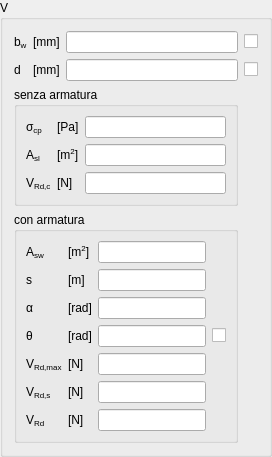
               <widget class="QGroupBox" name="VULSGroupBox">
                <property name="title">
                 <string>V</string>
                </property>
                <layout class="QGridLayout" name="gridLayout_19">
                 <item row="0" column="0">
                  <widget class="QLabelRichName" name="bVULSLabel">
                   <property name="text">
                    <string>&lt;html&gt;&lt;head/&gt;&lt;body&gt;&lt;p&gt;b&lt;span style=&quot; vertical-align:sub;&quot;&gt;w&lt;/span&gt;&lt;/p&gt;&lt;/body&gt;&lt;/html&gt;</string>
                   </property>
                  </widget>
                 </item>
                 <item row="0" column="2">
                  <widget class="QLineEditValue" name="bVULSLEdit"/>
                 </item>
                 <item row="0" column="1">
                  <widget class="QLabelUnitMeasure" name="bVULSUMLabel">
                   <property name="text">
                    <string>[mm]</string>
                   </property>
                  </widget>
                 </item>
                 <item row="1" column="0">
                  <widget class="QLabelRichName" name="dVULSLabel">
                   <property name="text">
                    <string>d</string>
                   </property>
                  </widget>
                 </item>
                 <item row="1" column="1">
                  <widget class="QLabelUnitMeasure" name="dVULSUMLabel">
                   <property name="text">
                    <string>[mm]</string>
                   </property>
                  </widget>
                 </item>
                 <item row="1" column="2">
                  <widget class="QLineEditValue" name="dVULSLEdit"/>
                 </item>
                 <item row="2" column="0" colspan="3">
                  <widget class="QGroupBox" name="WNoSteelWGroupBox">
                   <property name="title">
                    <string>senza armatura</string>
                   </property>
                   <layout class="QGridLayout" name="gridLayout_18">
                    <item row="2" column="0">
                     <widget class="QLabelRichName" name="ASLNoSteelVULSLabel">
                      <property name="text">
                       <string>&lt;html&gt;&lt;head/&gt;&lt;body&gt;&lt;p&gt;A&lt;span style=&quot; vertical-align:sub;&quot;&gt;sl&lt;/span&gt;&lt;/p&gt;&lt;/body&gt;&lt;/html&gt;</string>
                      </property>
                     </widget>
                    </item>
                    <item row="2" column="1">
                     <widget class="QLabelUnitMeasure" name="ASLNoSteelVULSUMLabel">
                      <property name="text">
                       <string>&lt;html&gt;&lt;head/&gt;&lt;body&gt;&lt;p&gt;[m&lt;span style=&quot; vertical-align:super;&quot;&gt;2&lt;/span&gt;]&lt;/p&gt;&lt;/body&gt;&lt;/html&gt;</string>
                      </property>
                     </widget>
                    </item>
                    <item row="3" column="0">
                     <widget class="QLabelRichName" name="VRdNoSteelVULSLabel">
                      <property name="text">
                       <string>&lt;html&gt;&lt;head/&gt;&lt;body&gt;&lt;p&gt;V&lt;span style=&quot; vertical-align:sub;&quot;&gt;Rd,c&lt;/span&gt;&lt;/p&gt;&lt;/body&gt;&lt;/html&gt;</string>
                      </property>
                     </widget>
                    </item>
                    <item row="3" column="1">
                     <widget class="QLabelUnitMeasure" name="VRdNoSteelVULSUMLabel">
                      <property name="text">
                       <string>[N]</string>
                      </property>
                     </widget>
                    </item>
                    <item row="3" column="2">
                     <widget class="QLineEditValue" name="VRdNoSteelVULSLEdit"/>
                    </item>
                    <item row="2" column="2">
                     <widget class="QLineEditValue" name="ASLNoSteelVULSLEdit"/>
                    </item>
                    <item row="0" column="0">
                     <widget class="QLabelRichName" name="sigmaCPNoSteelVULSLabel">
                      <property name="text">
                       <string>&lt;html&gt;&lt;head/&gt;&lt;body&gt;&lt;p&gt;σ&lt;span style=&quot; vertical-align:sub;&quot;&gt;cp&lt;/span&gt;&lt;/p&gt;&lt;/body&gt;&lt;/html&gt;</string>
                      </property>
                     </widget>
                    </item>
                    <item row="0" column="1">
                     <widget class="QLabelUnitMeasure" name="sigmaCPNoSteelVULSUMLabel">
                      <property name="text">
                       <string>&lt;html&gt;&lt;head/&gt;&lt;body&gt;&lt;p&gt;[Pa]&lt;/p&gt;&lt;/body&gt;&lt;/html&gt;</string>
                      </property>
                     </widget>
                    </item>
                    <item row="0" column="2">
                     <widget class="QLineEditValue" name="sigmaCPNoSteelVULSLEdit"/>
                    </item>
                   </layout>
                  </widget>
                 </item>
                 <item row="3" column="0" colspan="3">
                  <widget class="QGroupBox" name="WSteelWGroupBox">
                   <property name="title">
                    <string>con armatura</string>
                   </property>
                   <layout class="QGridLayout" name="gridLayout_20">
                    <item row="5" column="0">
                     <widget class="QLabelRichName" name="VRdSteelSteelVULSLabel">
                      <property name="text">
                       <string>&lt;html&gt;&lt;head/&gt;&lt;body&gt;&lt;p&gt;V&lt;span style=&quot; vertical-align:sub;&quot;&gt;Rd,s&lt;/span&gt;&lt;/p&gt;&lt;/body&gt;&lt;/html&gt;</string>
                      </property>
                     </widget>
                    </item>
                    <item row="6" column="2">
                     <widget class="QLineEditValue" name="VRdSteelVULSLEdit"/>
                    </item>
                    <item row="0" column="2">
                     <widget class="QLineEditValue" name="ASWSteelVULSLEdit"/>
                    </item>
                    <item row="6" column="0">
                     <widget class="QLabelRichName" name="VRdSteelVULSLabel">
                      <property name="text">
                       <string>&lt;html&gt;&lt;head/&gt;&lt;body&gt;&lt;p&gt;V&lt;span style=&quot; vertical-align:sub;&quot;&gt;Rd&lt;/span&gt;&lt;/p&gt;&lt;/body&gt;&lt;/html&gt;</string>
                      </property>
                     </widget>
                    </item>
                    <item row="1" column="1">
                     <widget class="QLabelUnitMeasure" name="sSteelVULSUMLabel">
                      <property name="text">
                       <string>&lt;html&gt;&lt;head/&gt;&lt;body&gt;&lt;p&gt;[m]&lt;/p&gt;&lt;/body&gt;&lt;/html&gt;</string>
                      </property>
                     </widget>
                    </item>
                    <item row="1" column="2">
                     <widget class="QLineEditValue" name="sSteelVULSLEdit"/>
                    </item>
                    <item row="3" column="1">
                     <widget class="QLabelUnitMeasure" name="thetaVULSUMLabel">
                      <property name="text">
                       <string>&lt;html&gt;&lt;head/&gt;&lt;body&gt;&lt;p&gt;[rad]&lt;/p&gt;&lt;/body&gt;&lt;/html&gt;</string>
                      </property>
                     </widget>
                    </item>
                    <item row="3" column="2">
                     <widget class="QLineEditValue" name="thetaVULSLEdit"/>
                    </item>
                    <item row="3" column="0">
                     <widget class="QLabelRichName" name="thetaVULSLabel">
                      <property name="text">
                       <string>&lt;html&gt;&lt;head/&gt;&lt;body&gt;&lt;p&gt;θ&lt;/p&gt;&lt;/body&gt;&lt;/html&gt;</string>
                      </property>
                     </widget>
                    </item>
                    <item row="3" column="3">
                     <widget class="QCheckBoxReadOnly" name="thetaVULSCheckBox">
                      <property name="text">
                       <string/>
                      </property>
                     </widget>
                    </item>
                    <item row="1" column="0">
                     <widget class="QLabelRichName" name="sSteelVULSLabel">
                      <property name="text">
                       <string>&lt;html&gt;&lt;head/&gt;&lt;body&gt;&lt;p&gt;s&lt;/p&gt;&lt;/body&gt;&lt;/html&gt;</string>
                      </property>
                     </widget>
                    </item>
                    <item row="0" column="0">
                     <widget class="QLabelRichName" name="ASWSteelVULSLabel">
                      <property name="text">
                       <string>&lt;html&gt;&lt;head/&gt;&lt;body&gt;&lt;p&gt;A&lt;span style=&quot; vertical-align:sub;&quot;&gt;sw&lt;/span&gt;&lt;/p&gt;&lt;/body&gt;&lt;/html&gt;</string>
                      </property>
                     </widget>
                    </item>
                    <item row="6" column="1">
                     <widget class="QLabelUnitMeasure" name="VRdSteelVULSUMLabel">
                      <property name="text">
                       <string>[N]</string>
                      </property>
                     </widget>
                    </item>
                    <item row="0" column="1">
                     <widget class="QLabelUnitMeasure" name="ASWSteelVULSUMLabel">
                      <property name="text">
                       <string>&lt;html&gt;&lt;head/&gt;&lt;body&gt;&lt;p&gt;[m&lt;span style=&quot; vertical-align:super;&quot;&gt;2&lt;/span&gt;]&lt;/p&gt;&lt;/body&gt;&lt;/html&gt;</string>
                      </property>
                     </widget>
                    </item>
                    <item row="2" column="2">
                     <widget class="QLineEditValue" name="alphaVULSLEdit"/>
                    </item>
                    <item row="2" column="0">
                     <widget class="QLabelRichName" name="alphaVULSLabel">
                      <property name="text">
                       <string>&lt;html&gt;&lt;head/&gt;&lt;body&gt;&lt;p&gt;α&lt;/p&gt;&lt;/body&gt;&lt;/html&gt;</string>
                      </property>
                     </widget>
                    </item>
                    <item row="2" column="1">
                     <widget class="QLabelUnitMeasure" name="alphaVULSUMLabel">
                      <property name="text">
                       <string>&lt;html&gt;&lt;head/&gt;&lt;body&gt;&lt;p&gt;[rad]&lt;/p&gt;&lt;/body&gt;&lt;/html&gt;</string>
                      </property>
                     </widget>
                    </item>
                    <item row="5" column="1">
                     <widget class="QLabelUnitMeasure" name="VRdSteelSteelVULSUMLabel">
                      <property name="text">
                       <string>[N]</string>
                      </property>
                     </widget>
                    </item>
                    <item row="5" column="2">
                     <widget class="QLineEditValue" name="VRdSteelSteelVULSLEdit"/>
                    </item>
                    <item row="4" column="0">
                     <widget class="QLabelRichName" name="VRdMaxSteelVULSLabel">
                      <property name="text">
                       <string>&lt;html&gt;&lt;head/&gt;&lt;body&gt;&lt;p&gt;V&lt;span style=&quot; vertical-align:sub;&quot;&gt;Rd,max&lt;/span&gt;&lt;/p&gt;&lt;/body&gt;&lt;/html&gt;</string>
                      </property>
                     </widget>
                    </item>
                    <item row="4" column="1">
                     <widget class="QLabelUnitMeasure" name="VRdMaxSteelVULSUMLabel">
                      <property name="text">
                       <string>[N]</string>
                      </property>
                     </widget>
                    </item>
                    <item row="4" column="2">
                     <widget class="QLineEditValue" name="VRdMaxSteelVULSLEdit"/>
                    </item>
                   </layout>
                  </widget>
                 </item>
                 <item row="0" column="3">
                  <widget class="QCheckBoxReadOnly" name="bVUlsCheckBox">
                   <property name="text">
                    <string/>
                   </property>
                  </widget>
                 </item>
                 <item row="1" column="3">
                  <widget class="QCheckBoxReadOnly" name="dVUlsCheckBox">
                   <property name="text">
                    <string/>
                   </property>
                  </widget>
                 </item>
                </layout>
               </widget>
